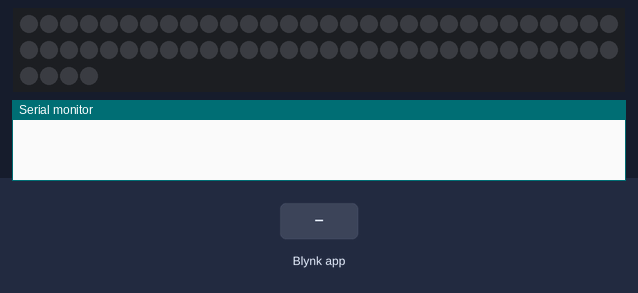
The sketch below on a simulated ESP8266 (NodeMCU). Shown: 64 RGB LEDs in strip order, left to right, continuing on the next row, the last lines printed to the serial monitor. Inputs (shaded band) come from the test bench. Dim RGB values are drawn brighter than linear; WiFi joins after 1.5 s; servers stay silent unless stated.

Above: at 3.0 s.
3.1 s: Blynk app writes 1 to V2
At 3.6 s:
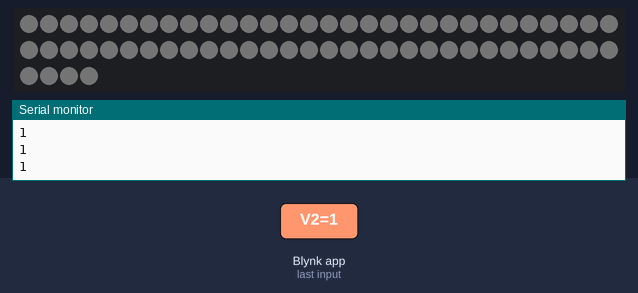
4.7 s: Blynk app writes 200 to V2
At 6.0 s:
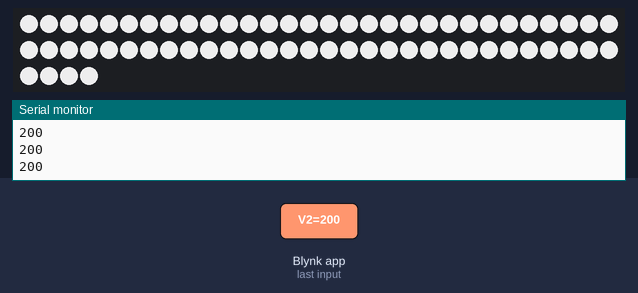
6.3 s: Blynk app writes 0 to V2
At 7.3 s:
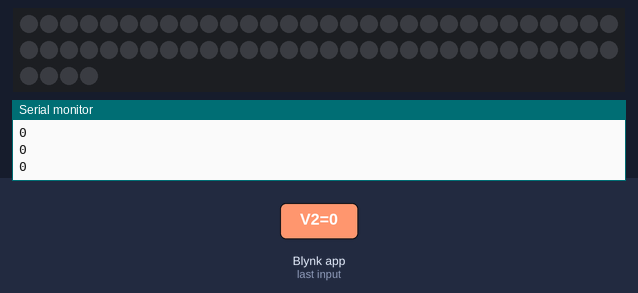
Timing chart, 0 to 9.3 s (numbered marks = the images above; inputs shaded):
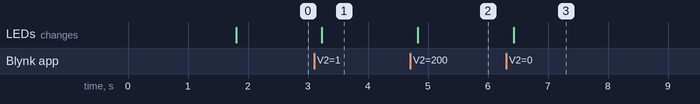

Measured:
- after the input at 3.1 s, the LEDs: change after 0.13 s (image 1)
- after the input at 4.7 s, the LEDs: change after 0.13 s (image 2)
- after the input at 6.3 s, the LEDs: change after 0.13 s (image 3)

The sketch:

BlynkNeopixel.ino
```cpp
#include <Adafruit_NeoPixel.h>
#include <SPI.h>
#include <BlynkSimpleEsp8266.h>
#include <ESP8266WiFi.h>

#define PIN 5 //D1
#define NUMPIXELS 64
#define BLYNK_PRINT Serial
Adafruit_NeoPixel pixels = Adafruit_NeoPixel(NUMPIXELS, PIN, NEO_GRB + NEO_KHZ800);

void setup()
{
Serial.begin(9600);
Blynk.begin("Auth Token", "SSID", "Password");
pixels.begin();
}
BLYNK_WRITE(V2)//Virtual Pin 2
{

int R = param[0].asInt();
int G = param[1].asInt();
int B = param[2].asInt();
Serial.println(R);
Serial.println(G);
Serial.println(B);
for(int i=0;i<NUMPIXELS;i++){

pixels.setPixelColor(i, pixels.Color(R,G,B));

pixels.show();
}
}

void loop()
{
Blynk.run();
}
```
